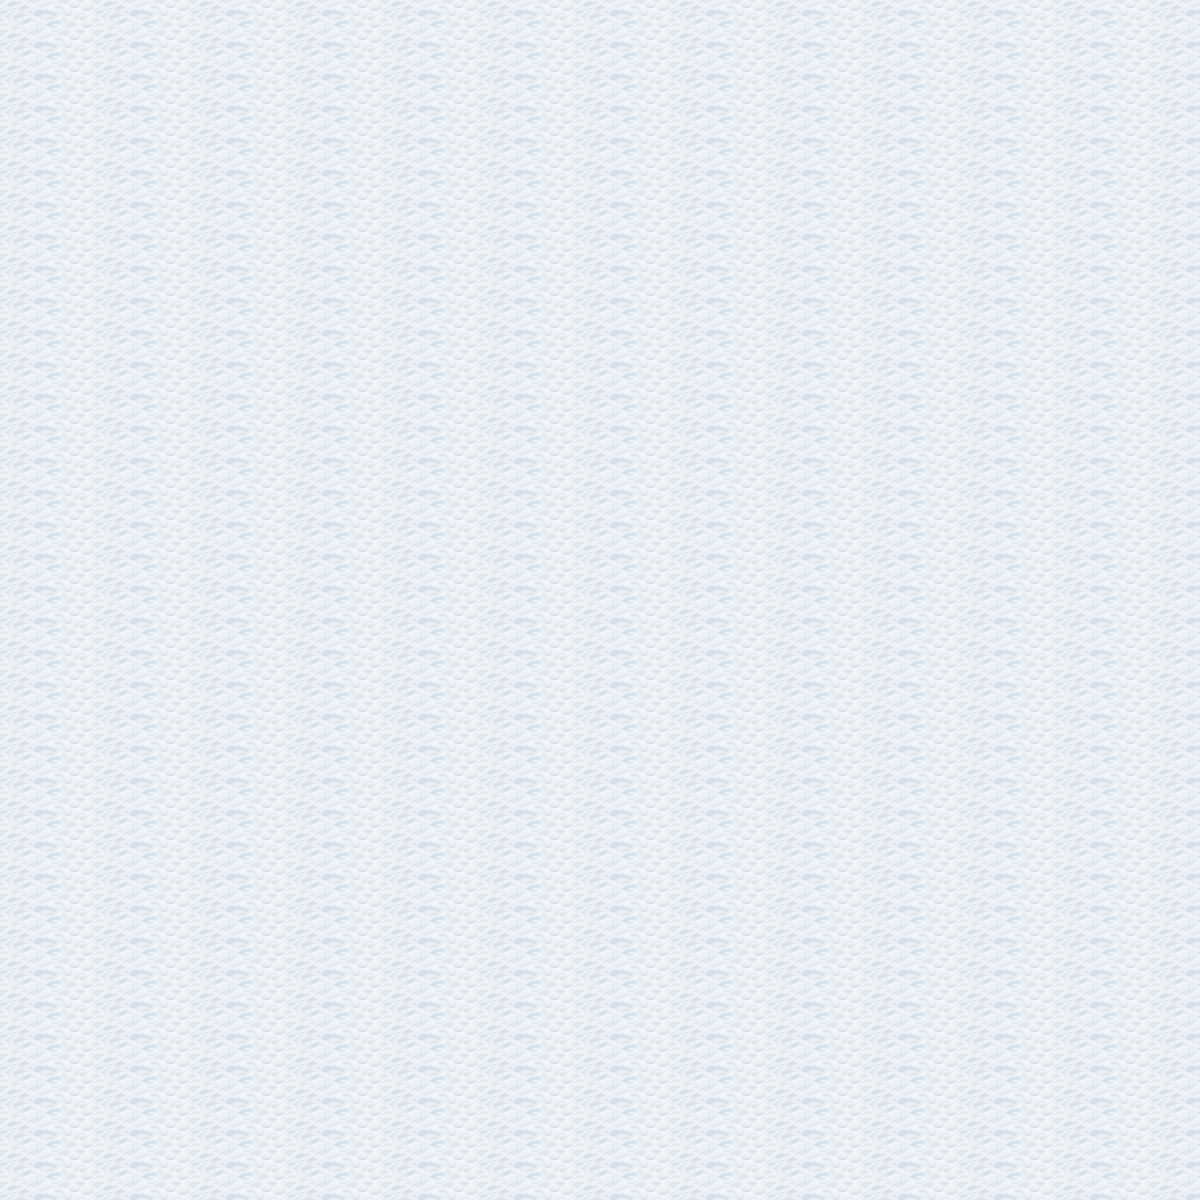

Rendered tile map (Tiled .tmx) drawn with the repository's tilesets; below, a short description and the map source with its tile grids summarised:
An orthogonal 75x75 tile map with 16x16 px tiles, 4 tile layers (terrain, background, foreground, events), 4 tilesets.

<map version="1.0" orientation="orthogonal" renderorder="right-down" width="75" height="75" tilewidth="16" tileheight="16" nextobjectid="1">
 <tileset firstgid="1" name="tileset" tilewidth="16" tileheight="16" tilecount="5777">
  <image source="../../tileset.png" width="1744" height="848" />
 </tileset>
 <tileset firstgid="5778" name="terrain" tilewidth="16" tileheight="16" tilecount="4096">
  <image source="../../terrain.png" width="1024" height="1024" />
 </tileset>
 <tileset firstgid="9874" name="tileset-schnee" tilewidth="16" tileheight="16" tilecount="368">
  <image source="../../tileset-schnee.png" width="128" height="736" />
 </tileset>
 <tileset firstgid="10242" name="tileset-biome" tilewidth="16" tileheight="16" tilecount="9384">
  <image source="../../tileset-biome.png" width="2176" height="1104" />
 </tileset>
 <layer name="terrain" width="75" height="75">
  <data>[5625 cells, 5625 non-empty, 12 distinct tile ids]</data>
 </layer>
 <layer name="background" width="75" height="75">
  <data>[5625 cells, 0 non-empty, 0 distinct tile ids]</data>
 </layer>
 <layer name="foreground" width="75" height="75">
  <data>[5625 cells, 0 non-empty, 0 distinct tile ids]</data>
 </layer>
 <objectgroup name="collisionobjects" />
 <layer name="events" width="75" height="75">
  <data>[5625 cells, 0 non-empty, 0 distinct tile ids]</data>
 </layer>
</map>
